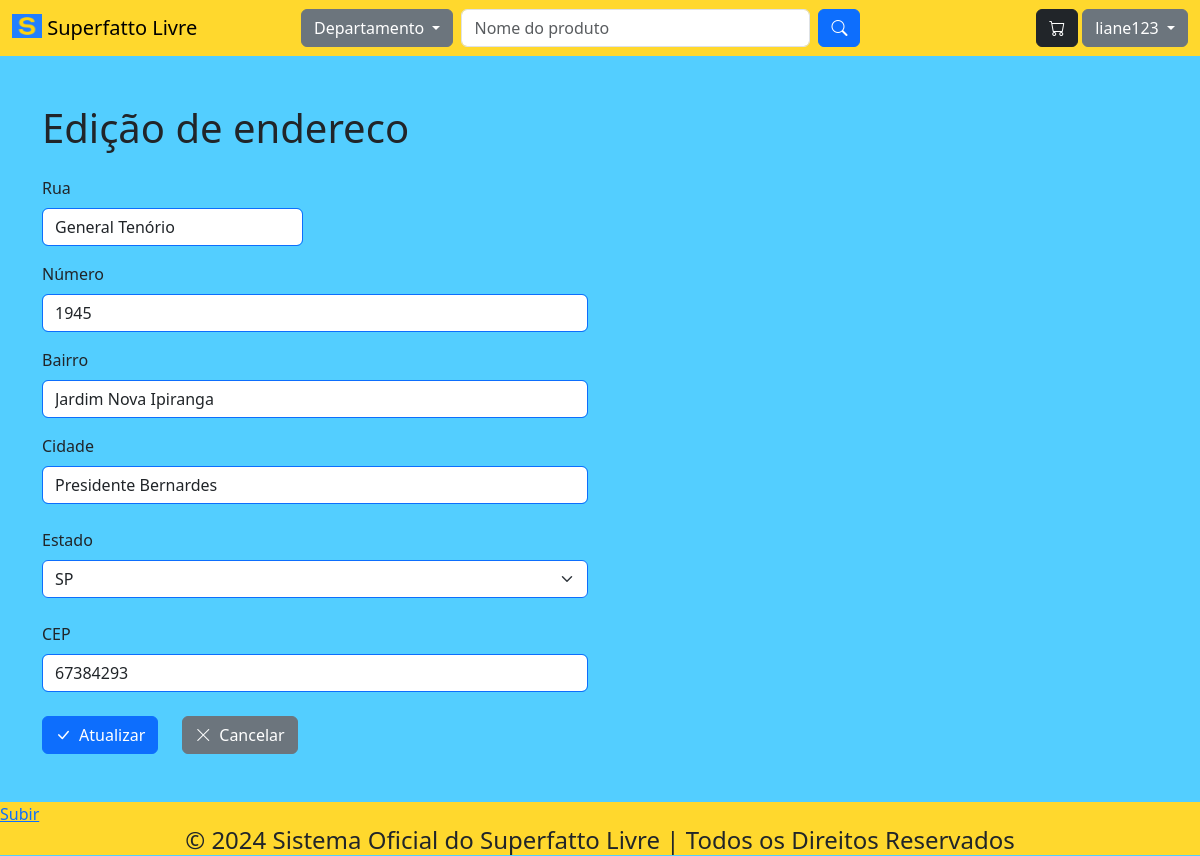
Page /endereco/encaminharEdicao/1 (signed in) on the committed database.
### tables this page shows
CREATE TABLE IF NOT EXISTS `endereco` (
  `codigo` INT NOT NULL AUTO_INCREMENT,
  `rua` VARCHAR(45) NULL,
  `numero` INT NULL,
  `bairro` VARCHAR(45) NULL,
  `cidade` VARCHAR(45) NULL,
  `estado` VARCHAR(45) NULL,
  `cep` VARCHAR(45) NULL,
  `cod_cliente` INT NOT NULL,
  PRIMARY KEY (`codigo`),
  INDEX `fk_endereco_cliente1_idx` (`cod_cliente` ASC),
  CONSTRAINT `fk_endereco_cliente1`
    FOREIGN KEY (`cod_cliente`)
    REFERENCES `cliente` (`codigo`)
    ON DELETE CASCADE
    ON UPDATE CASCADE);

### App/Controller/BaseController.php (called while the page is built, shortened)
<?php
abstract class BaseController
{
    protected array $dados;
    public function __construct()
    {
        $this->dados = [];
    }
    public function renderizar(string $view)
    {
        $dados = $this->getDados();
        require_once PATH . '/App/View/layout/header.php';
        require_once PATH . '/App/View/layout/menu.php';
        require_once PATH . '/App/View/' . $view . '.php';
        require_once PATH . '/App/View/layout/footer.php';
    }
    public function getDados()
    {
        return $this->dados;
    }
    public function setDados($nomeChave, $valorDado)
    {
        if ($nomeChave != "" && $valorDado != "") {
            $this->dados[$nomeChave] = $valorDado;
        }
    }
}

### index.php (called while the page is built, shortened)
<?php
try
{
    $app = new App();
    $app->identificarController();
    $app->executarController();
} catch (Exception $excecao) {
    throw new Exception("Erro na execução do sistema", $excecao->getCode());
}

### App/Model/Entidades/Endereco.php (called while the page is built, shortened)
<?php
class Endereco
{
    private int $codigo;
    private string $rua;
    private int $numero;
    private string $bairro;
    private string $cidade;
    private string $estado;
    private string $cep;
    public function __construct(int $codigo = 0, string $rua = "", int $numero = 0, string $bairro = "",
    string $cidade = "", string $estado = "", string $cep = "", int $cod_cliente = 0)
    {
        $this->codigo = $codigo;
        $this->rua = $rua;
        $this->numero = $numero;
        $this->bairro = $bairro;
        $this->cidade = $cidade;
        $this->estado = $estado;
        $this->cep = $cep;
    }
    public function localizar()
    {
        $enderecoDAO = new EnderecoDAO();
        $resultado = $enderecoDAO->localizar($this->getCodigo());
        return $resultado;
    }
    public function getCodigo() : int
    {
        return $this->codigo;
    }
    public function getRua() : string
    {
        return $this->rua;
    }
    public function getNumero() : int
    {
        return $this->numero;
    }
    public function getBairro() : string
    {
        return $this->bairro;
    }
    public function getCidade() : string
    {
        return $this->cidade;
    }
    public function getEstado() : string
    {
        return $this->estado;
    }
    public function getCep() : string
    {
        return $this->cep;
    }
}

### App/Model/DAO/BaseDAO.php (called while the page is built, shortened)
<?php
abstract class BaseDAO
{
    private $conexao;
    public function __construct()
    {
        $this->conexao = Conexao::getConexao();
    }
    public function select($sql)
    {
        return $this->conexao->query($sql);
    }
}

### App/Lib/Conexao.php (called while the page is built, shortened)
<?php
class Conexao
{
    public static function getConexao()
    {
        $dsn = DB_DRIVER . ':host=' . DB_HOST . ';dbname=' . DB_NAME . ";";
        $conexao = new PDO($dsn , DB_USER, DB_PASSWORD);
        $conexao->setAttribute(PDO::ATTR_ERRMODE, PDO::ERRMODE_EXCEPTION);
        return $conexao;
    }
}

### App/Model/DAO/EnderecoDAO.php (called while the page is built, shortened)
<?php
class EnderecoDAO extends BaseDAO
{
    public function localizar($codigo)
    {
        try {
            $pdoStatement = $this->select("SELECT * FROM endereco WHERE codigo = '$codigo'");
            $arrayResultado = $pdoStatement->fetch(PDO::FETCH_ASSOC);
            $endereco = new Endereco(
                $arrayResultado['codigo'],
                $arrayResultado['rua'],
                $arrayResultado['numero'],
                $arrayResultado['bairro'],
                $arrayResultado['cidade'],
                $arrayResultado['estado'],
                $arrayResultado['cep']
            );
            return $endereco;
        }
        catch (Exception $excecao) {
            $erro = new Exception("Erro " . $excecao->getCode() . ". Erro no acesso aos dados");
            return $erro;
        }
    }
}

### App/View/endereco/edicao.php (the view, shortened to what this page needs)
<div class="container-sm my-5">
  <?php if (isset($dados['endereco']) && !empty($dados['endereco'])) { ?>
    <div class="row">
      <div class="col">
        <form method="POST" action="http://<?=APP_HOST?>/endereco/atualizar">
          <div class="row mb-3">
            <div class="col-auto">
              <h1>Edição de endereco</h1>
            </div>
          </div>
          <div class="row mb-3">
            <div class="col-6 col-md-4 col-lg-3">
              <label for="rua" class="form-label">Rua</label>
              <input type="text" class="form-control border border-primary
              <?= (isset($dados['validacao']) && !$dados['validacao']['rua_validada'] ? 'is-invalid' : '') ?>"
              id="rua" name="rua"
              value="<?= (isset($dados['formulario'])) ? $dados['formulario']['rua'] : $dados['endereco']->getRua() ?>" required>
            </div>
          </div>
          <div class="row mb-3">
            <div class="col-11 col-md-9 col-lg-6">
              <label for="numero" class="form-label">Número</label>
              <input type="number" class="form-control border border-primary" id="numero" name="numero"
              value="<?= (isset($dados['formulario'])) ? $dados['formulario']['numero'] : $dados['endereco']->getNumero() ?>" required>
            </div>
          </div>
          <div class="row mb-3">
            <div class="col-11 col-md-9 col-lg-6">
              <label for="bairro" class="form-label">Bairro</label>
              <input type="text" class="form-control border border-primary
              <?= (isset($dados['validacao']) && !$dados['validacao']['bairro_validado'] ? 'is-invalid' : '') ?>"
              id="bairro" name="bairro"
              value="<?= (isset($dados['formulario'])) ? $dados['formulario']['bairro'] : $dados['endereco']->getBairro() ?>" required>
            </div>
          </div>
          <div class="row mb-4">
            <div class="col-11 col-md-9 col-lg-6">
              <label for="cidade" class="form-label">Cidade</label>
              <input type="text" class="form-control border border-primary
              <?= (isset($dados['validacao']) && !$dados['validacao']['cidade_validada'] ? 'is-invalid' : '') ?>"
              id="cidade" name="cidade"
              value="<?= (isset($dados['formulario'])) ? $dados['formulario']['cidade'] : $dados['endereco']->getCidade() ?>" required>
            </div>
          </div>
          <div class="row mb-4">
            <div class="col-11 col-md-9 col-lg-6">
              <label for="estado" class="form-label">Estado</label>
              <select class="form-select border border-primary" id="estado" name="estado" required>
                <option value="<?= (isset($dados['formulario']) ?
                $dados['formulario']['estado'] : $dados['endereco']->getEstado()) ?>" selected>
                  <?= (isset($dados['formulario']) ? $dados['formulario']['estado'] : $dados['endereco']->getEstado()) ?>
                </option>
              </select>
            </div>
          </div>
          <div class="row mb-4">
            <div class="col-11 col-md-9 col-lg-6">
              <label for="cep" class="form-label">CEP</label>
              <input type="text" class="form-control border border-primary
              <?= (isset($dados['validacao']) && !$dados['validacao']['cep_validado'] ? 'is-invalid' : '') ?>"
              id="cep" name="cep"
              value="<?= (isset($dados['formulario'])) ? $dados['formulario']['cep'] : $dados['endereco']->getCep() ?>" required>
            </div>
          </div>
          <div class="row">
            <div class="col-auto">
              <button type="submit" class="btn btn-primary">
                <i class="bi bi-check-lg">&ensp;</i>Atualizar
              </button>
            </div>
            <div class="col-auto">
              <a href="http://<?=APP_HOST?>/endereco" class="btn btn-secondary">
                <i class="bi bi-x-lg">&ensp;</i>Cancelar
              </a>
            </div>
          </div>
        </form>
      </div>
    </div>
  <?php } ?>
</div>

### public/css/estilo.css (style rules this page uses)
body { background-color: #53ceff; }

### rows in the picture
endereco: rua "General Tenório", numero "1945", bairro "Jardim Nova Ipiranga", cidade "Presidente Bernardes", estado "SP", cep "67384293"

### other values in the picture
$sessao::getNomeUsuario() "liane123"
